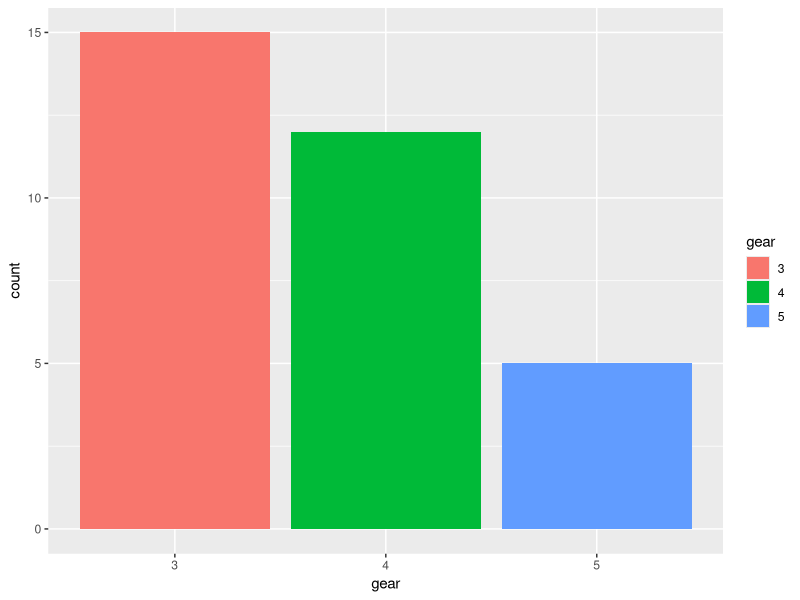
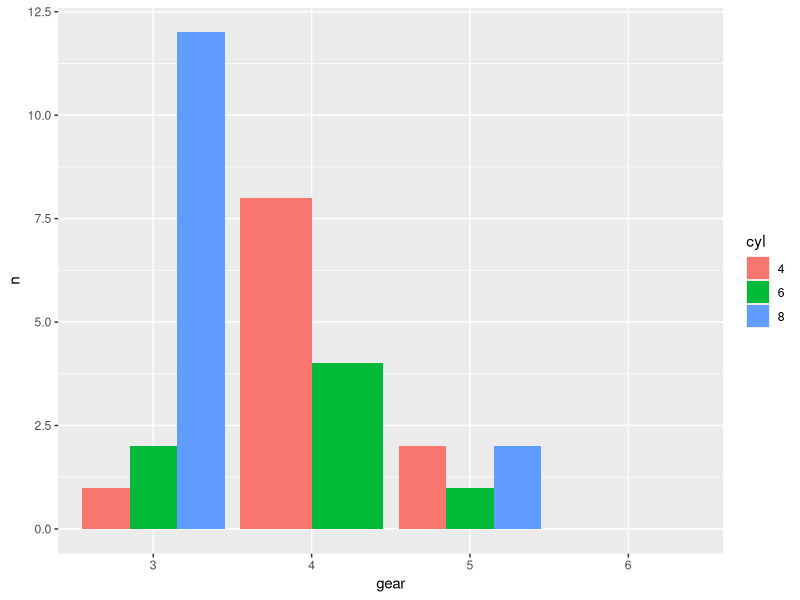
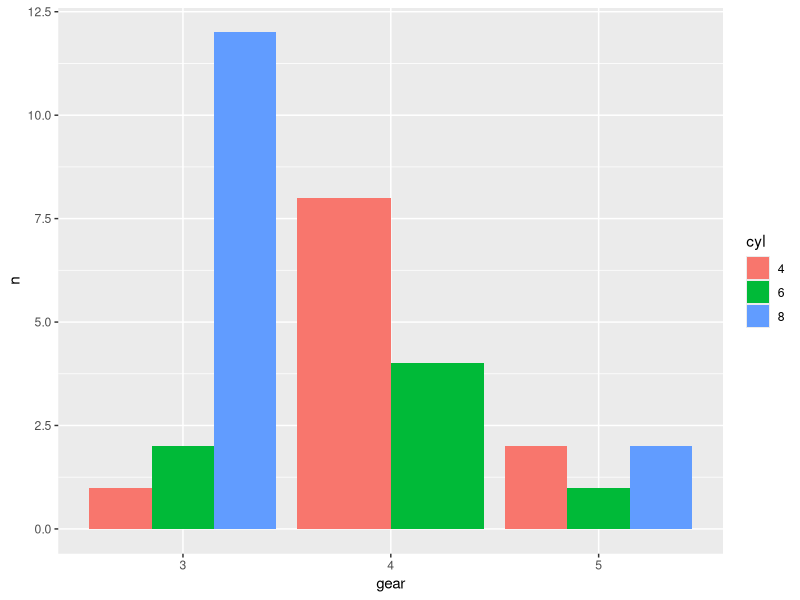
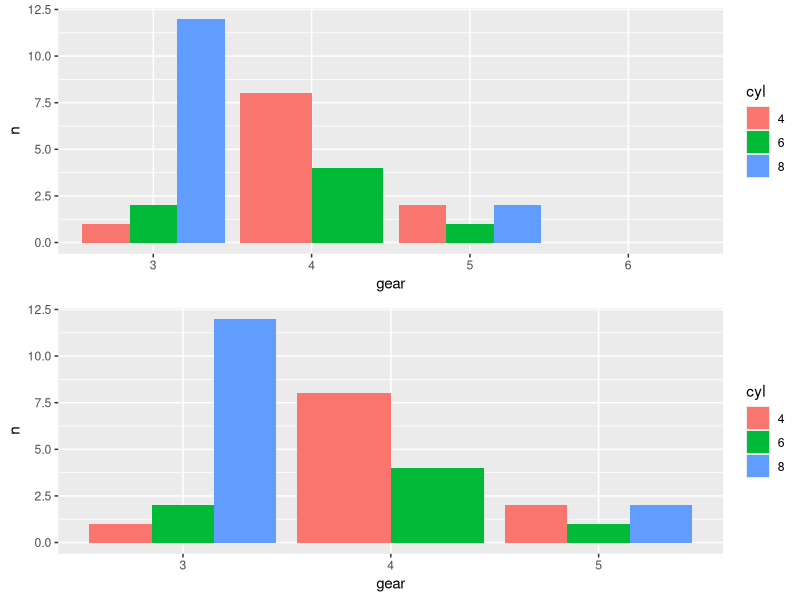
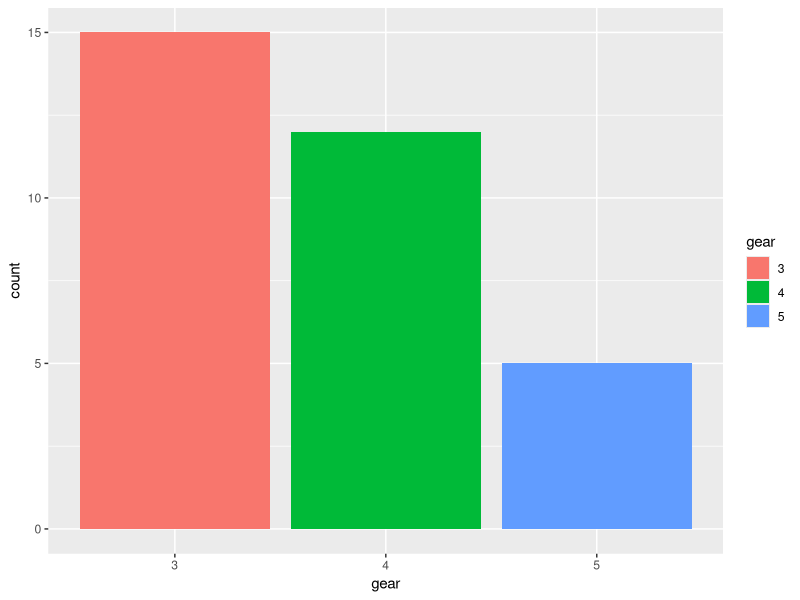
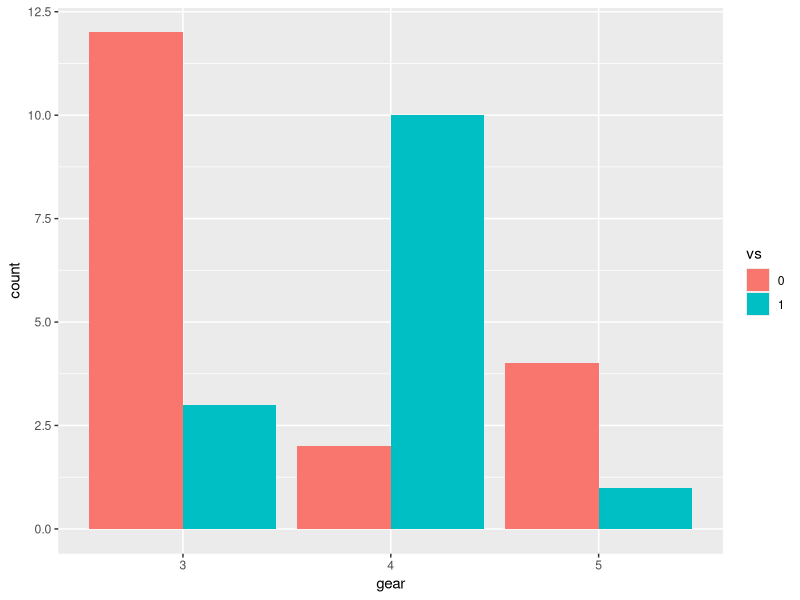
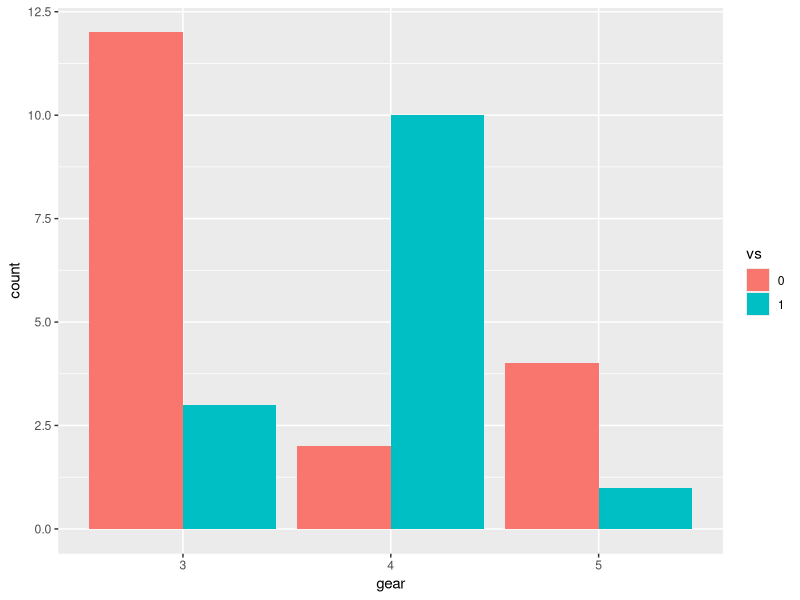
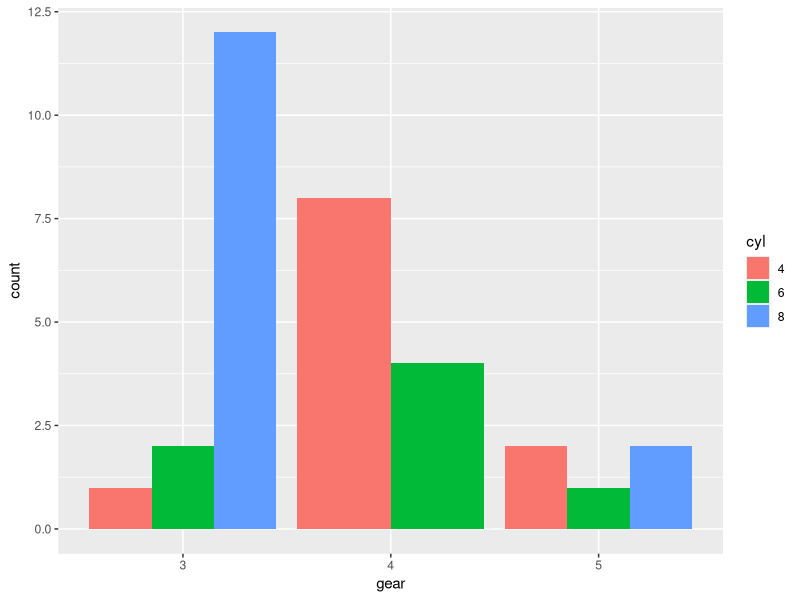

Write the R code that produced these figures, in order. (Note: this script raises an error after producing the figures.)
#ggplot - Bar Plot : Unused Level
#there is a category but no data: see changes required in Plotting

#categorical Variables
library(dplyr)
library(ggplot2)

df=mtcars
catcols = c('cyl', 'vs', 'am', 'gear', 'carb')
df[,catcols] = lapply(df[,catcols], as.factor)
sapply(df, class)
ggplot(data=df, aes(x=gear, fill=gear)) + geom_bar()


#add unused levels
df2 = df
(df2$gear = as.character(df2$gear))
#as.numeric(as.character(df$factor_var))
df2$gear = factor(df2$gear, levels=c('3','4','5','6'))  #add 6th gear
(s2 <- df2 %>% group_by(cyl, gear) %>% summarise(n=n()))
table(df2$gear)
(gb4a <- ggplot(s2, aes(x=gear, y=n, fill=cyl)) + geom_bar(stat='identity', position='dodge') + scale_fill_discrete(drop=FALSE) + scale_x_discrete(drop=FALSE))
(gb4b <-  ggplot(s2, aes(x=gear, y=n, fill=cyl)) + geom_bar(stat='identity', position='dodge') + scale_fill_discrete(drop=TRUE) + scale_x_discrete(drop=TRUE))
gridExtra::grid.arrange(gb4a, gb4b)

table(df2$gear)
#maintain width levels from any bars  
ggplot(data = df2 , aes(x=gear, fill = gear)) + geom_bar(position = 'dodge')
ggplot(df, aes(x=gear, fill = vs)) +  geom_bar(position = position_dodge(preserve = "single"))
ggplot(df, aes(x=gear, fill = vs)) +  geom_bar(position = position_dodge(preserve = "single"))


(gb5a <- ggplot(df2, aes(x=gear, fill = cyl)) +  geom_bar(position = 'dodge'))  #see width of Gear 4 in Cyl 8 - wider
(gb5b <- ggplot(df2, aes(x=gear, fill = cyl)) +  geom_bar(position = position_dodge(preserve = "single")) + geom_text(stat='count', aes(label=..count..), position=position_dodge2(.6))) #width are equal
(gb5c <- ggplot(data = df2 %>% group_by(cyl, gear) %>% summarise(n=n()) , aes(x=gear, y=n , fill = cyl)) + geom_col(position = 'dodge'))
gridExtra::grid.arrange(gb6a, gb6b)

#remove any unused facet
(gb6a <- ggplot(s2, aes(x = cyl,y = n))  + geom_bar(stat='identity', position='dodge') + facet_grid( ~ gear,drop = FALSE) )
(gb6b <- ggplot(s2, aes(x = cyl,y = n))  + geom_bar(stat='identity', position='dodge') + facet_grid( ~ gear,drop = TRUE) )
#one facet removed
gridExtra::grid.arrange(gb6a, gb6b)


#Links
#https://stackoverflow.com/questions/45728723/ggplot2-dodge-overlapping-preserve-the-width-of-each-element

ggplot(df, aes(cyl, fill = vs)) +  geom_bar(position = "dodge")
with(df, table(cyl , vs ))  #convert table to DF
as.data.frame(with(df, table(cyl , vs )))  #Freq column added
ggplot(as.data.frame(with(df, table(cyl , vs ))),   aes(cyl, y = Freq, fill = vs)) +  geom_col(position = "dodge") +   scale_fill_discrete(drop = FALSE)


g7a <- ggplot(df2,aes(x = gear,fill = cyl)) 
g7a +   geom_bar(colour = "black",position = "dodge",stat = "count")
g7a +   geom_bar(colour = "black",position = position_dodge(preserve='single'),stat = "count")


#end here..._ta1
